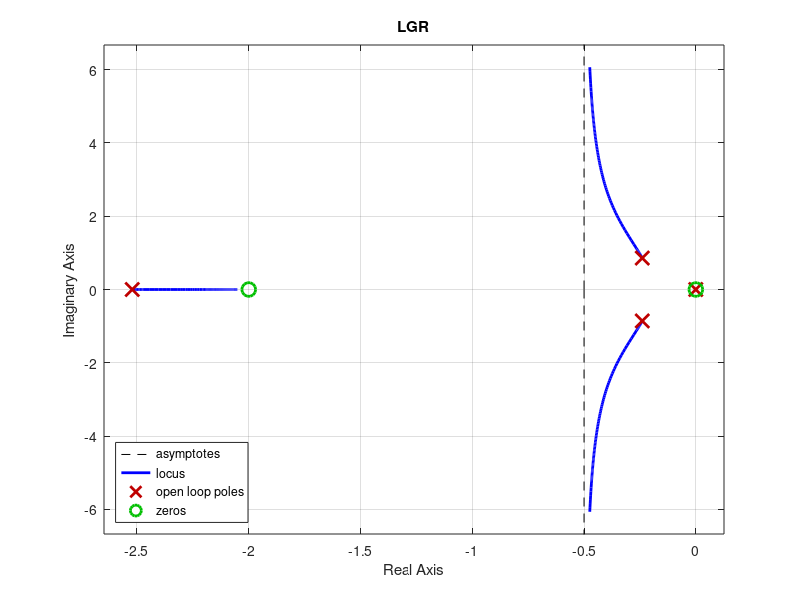

MATLAB code to generate this figure:
pkg load control

m_1 = 1;
m_2 = 1;
b_1 = 1;
b_2 = 1;
k = 1;

cns_2 = m_2;
cns_1 = b_1 + b_2;

cds_4 = m_1*m_2;
cds_3 = m_1*(b_1+b_2) + m_2*b_1;
cds_2 = k*m_2 + b_1*b_2;
cds_1 = k*(b_1+b_2);

num = [cns_2 cns_1 0];
den = [cds_4 cds_3 cds_2 cds_1 0];

G = tf(num, den)
pole(G)
rlocus(G)
grid on
title("LGR")

legend("location", "southwest")
print -dpng -r300 'plot1.png'
